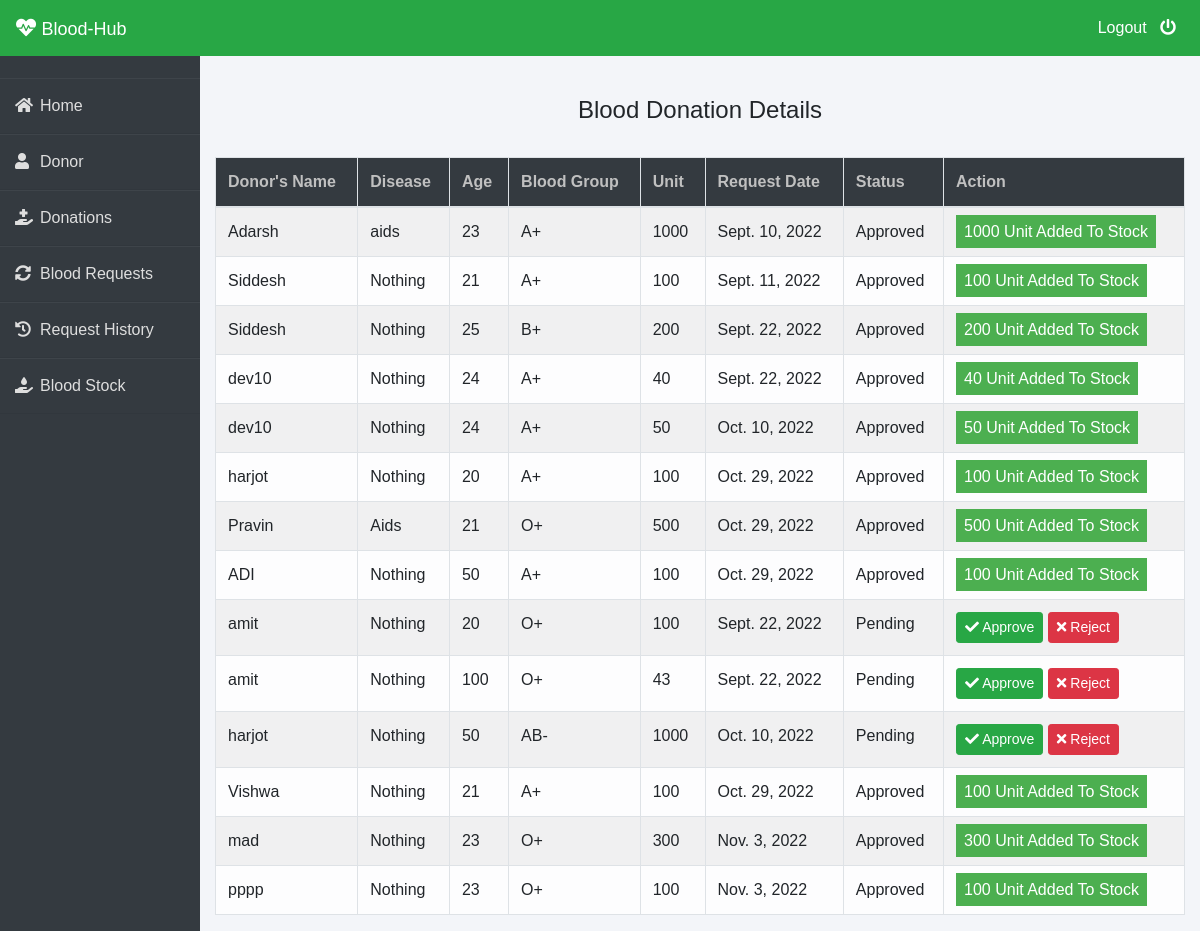
Page /admin-donation (signed in) on the committed database.
### donor/models.py (models this page shows, shortened)
class BloodDonate(models.Model):
    donor=models.ForeignKey(Donor,on_delete=models.CASCADE)
    disease=models.CharField(max_length=100,default="Nothing")
    age=models.PositiveIntegerField()
    bloodgroup=models.CharField(max_length=10)
    unit=models.PositiveIntegerField(default=0)
    status=models.CharField(max_length=20,default="Pending")
    date=models.DateField(auto_now=True)

class Donor(models.Model):
    user=models.OneToOneField(User,on_delete=models.CASCADE)
    profile_pic= models.ImageField(upload_to='profile_pic/Donor/',null=True,blank=True)
    bloodgroup=models.CharField(max_length=10)
    address = models.CharField(max_length=40)
    mobile = models.CharField(max_length=10,null=False)
    def __str__(self):
        return self.user.first_name

### blood/views.py (the view)
# urls.py: path('admin-donation', views.admin_donation_view,name='admin-donation'),
@login_required(login_url='adminlogin')
def admin_donation_view(request):
    donations=dmodels.BloodDonate.objects.all()
    return render(request,'blood/admin_donation.html',{'donations':donations})

### templates/blood/admin_donation.html (shortened to what this page needs)
{% extends 'blood/adminbase.html' %}
{% block content %}
{% load widget_tweaks %}
{%load static%}
<head>
   </head>
<br><br>
<div class="container">
    <H4 class="text-center">Blood Donation Details</H4><br>
    <table class="table table-light table-hover table-bordered table-striped">
        <thead class="bg-dark">
            <tr>
                <th scope="col" style="color: rgb(192, 192, 192);">Donor's Name</th>
                <th scope="col" style="color: rgb(192, 192, 192);">Disease</th>
                <th scope="col" style="color: rgb(192, 192, 192);">Age</th>
                <th scope="col" style="color: rgb(192, 192, 192);">Blood Group</th>
                <th scope="col" style="color: rgb(192, 192, 192);">Unit</th>
                <th scope="col" style="color: rgb(192, 192, 192);">Request Date</th>
                <th scope="col" style="color: rgb(192, 192, 192);">Status</th>
                <th style="color: rgb(192, 192, 192);">Action</th>
            </tr>
        </thead>
        <tbody>
            {% for t in donations %}
            <tr>
                <td> {{t.donor}}</td>
                <td> {{t.disease}}</td>
                <td> {{t.age}}</td>
                <td>{{t.bloodgroup}}</td>
                <td>{{t.unit}}</td>
                <td>{{t.date}}</td>
                <td>{{t.status}}</td>
                {% if t.status == 'Pending' %}
                <td>
                    <button class="btn btn-success btn-sm"><a  style="text-decoration: none;color: white;" href="{% url 'approve-donation' t.id  %}"><i class="fa fa-check"></i> Approve</a> </button>
                    <button class="btn btn-danger btn-sm"><a  style="text-decoration: none;color: white;" href="{% url 'reject-donation' t.id  %}"><i class="fa fa-times"></i> Reject</a> </button>
                </td>
                {% elif  t.status == 'Approved' %}
                <td><span class="label success">{{t.unit}} Unit Added To Stock</span></td>
                {% else %}
                <td><span class="label danger">0 Unit Added To Stock</span></td>
                {% endif %}
            </tr>
            {% endfor %}
        </tbody>
    </table>
</div>
{% endblock content %}

### templates/blood/adminbase.html (shortened to what this page needs)
<!DOCTYPE html>
<html lang="en">
<head>
    <link rel="stylesheet" href="https://maxcdn.bootstrapcdn.com/bootstrap/4.0.0/css/bootstrap.min.css">
    <link rel="stylesheet" href="https://cdnjs.cloudflare.com/ajax/libs/font-awesome/5.14.0/css/all.css">
</head>
<body>
    <nav class="navbar navbar-expand-lg navbar-light fixed-top bg-success">
        <a style="color:white;" class="navbar-brand" href="/"><i class="fa fa-heartbeat"></i>&nbsp;<font face = "Comic sans MS" size ="4">Blood-Hub</font></a>
        <div class="navbar-collapse collapse w-100 order-3 dual-collapse2">
            <ul class="navbar-nav ml-auto">
                <li class="nav-item">
                    <a class="nav-link" style="color: white;" href="/logout">Logout &nbsp; <i class="fas fa-power-off"></i></a>
                </li>
            </ul>
        </div>
      </nav>
<br><br>
<div class="wrapper">
    <div class="sidebar">
        <ul>
            <li><a style="text-decoration:none;" href="/"><i class="fas fa-home"></i>Home</a></li>
            <li><a style="text-decoration:none;" href="/admin-donor"><i class="fas fa-user"></i>Donor</a></li>
            <li><a style="text-decoration:none;" href="/admin-donation"><i class="fas fa-hand-holding-medical"></i>Donations</a></li>
            <li><a style="text-decoration:none;" href="/admin-request"><i class="fas fa-sync-alt"></i>Blood Requests</a></li>
            <li><a style="text-decoration:none;" href="/admin-request-history"><i class="fas fa-history"></i>Request History</a></li>
            <li><a style="text-decoration:none;" href="/admin-blood"><i class="fas fa-hand-holding-water"></i>Blood Stock</a></li>
        </ul>
    </div>
    <div class="main_content">
{% block content %}
{% endblock content %}
    </div>
</div>
</body>
</html>

### templates/blood/admin_donation.html (style rules this page uses)
.label { color: white; padding: 8px; }
.success { background-color: #4CAF50; }

### rows in the picture
BloodDonate: donor "Adarsh", disease "aids", age "23", bloodgroup "A+", unit "1000", date "Sept. 10, 2022", status "Approved"
BloodDonate: donor "Siddesh", disease "Nothing", age "21", bloodgroup "A+", unit "100", date "Sept. 11, 2022", status "Approved"
BloodDonate: donor "Siddesh", disease "Nothing", age "25", bloodgroup "B+", unit "200", date "Sept. 22, 2022", status "Approved"
BloodDonate: donor "dev10", disease "Nothing", age "24", bloodgroup "A+", unit "40", date "Sept. 22, 2022", status "Approved"
BloodDonate: donor "dev10", disease "Nothing", age "24", bloodgroup "A+", unit "50", date "Oct. 10, 2022", status "Approved"
BloodDonate: donor "harjot", disease "Nothing", age "20", bloodgroup "A+", unit "100", date "Oct. 29, 2022", status "Approved"
BloodDonate: donor "Pravin", disease "Aids", age "21", bloodgroup "O+", unit "500", date "Oct. 29, 2022", status "Approved"
BloodDonate: donor "ADI", disease "Nothing", age "50", bloodgroup "A+", unit "100", date "Oct. 29, 2022", status "Approved"
BloodDonate: donor "amit", disease "Nothing", age "20", bloodgroup "O+", unit "100", date "Sept. 22, 2022", status "Pending", shows "Approve"
BloodDonate: donor "amit", disease "Nothing", age "100", bloodgroup "O+", unit "43", date "Sept. 22, 2022", status "Pending", shows "Approve"
BloodDonate: donor "harjot", disease "Nothing", age "50", bloodgroup "AB-", unit "1000", date "Oct. 10, 2022", status "Pending", shows "Approve"
BloodDonate: donor "Vishwa", disease "Nothing", age "21", bloodgroup "A+", unit "100", date "Oct. 29, 2022", status "Approved"
BloodDonate: donor "mad", disease "Nothing", age "23", bloodgroup "O+", unit "300", date "Nov. 3, 2022", status "Approved"
BloodDonate: donor "pppp", disease "Nothing", age "23", bloodgroup "O+", unit "100", date "Nov. 3, 2022", status "Approved"
